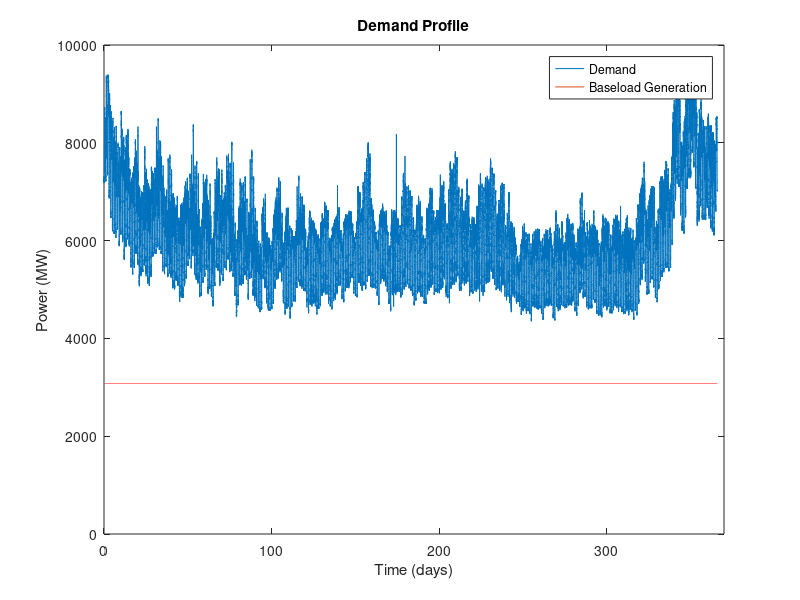

This chart was generated by the following MATLAB code:
function [ ] = DemandProfilePlotting( )
A = 0.5;%Assumed value of baseload generation relative to total yearly energy demand

RawWindData = load('WindData.mat');
RawData = RawWindData.RawWindData.Spring;

n = 0:(length(RawData(:,1))-1);
t = n*5*60;%convert from 5 minutes to seconds
t = t/(60*60*24);%in days
RawData(:,4) = t';%time in seconds

Demand = RawData(:,2);%in MW

BaselineGeneration = A*sum(Demand)/length(Demand);%in MW
BaselineGeneration = BaselineGeneration*ones(length(Demand),1);

figure(1)
plot(t,Demand);
hold on
plot(t,BaselineGeneration);
hold off
title('Demand Profile');
xlabel('Time (days)');
ylabel('Power (MW)');
legend('Demand','Baseload Generation');
xlim([0,370]);
ylim([0,10000]);
end

